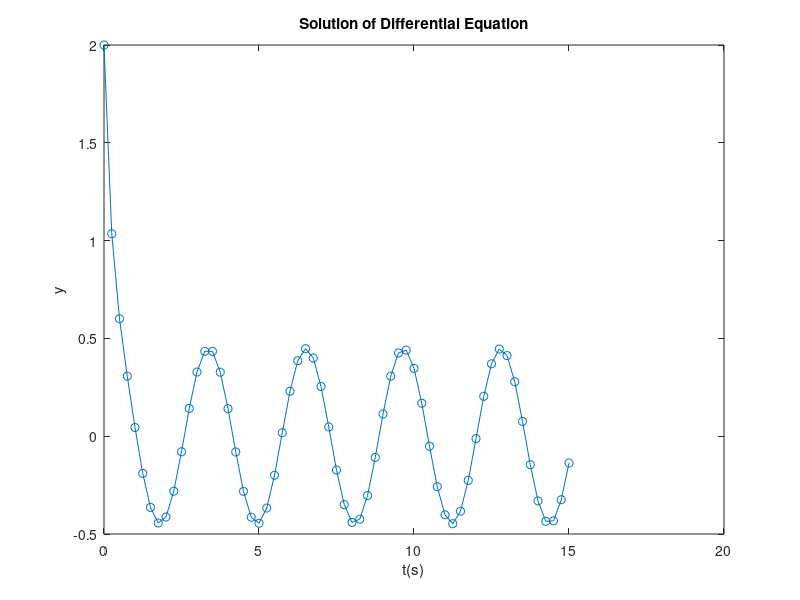

This figure's MATLAB source:
dy_dt=@(t,y)-4*y+2*cos(2*t);
tspan=[0:0.25:15];
[t,y]=ode23(dy_dt,tspan,2)
plot(t,y,"-o");
title('Solution of Differential Equation');
xlabel('t(s)');
ylabel('y');
